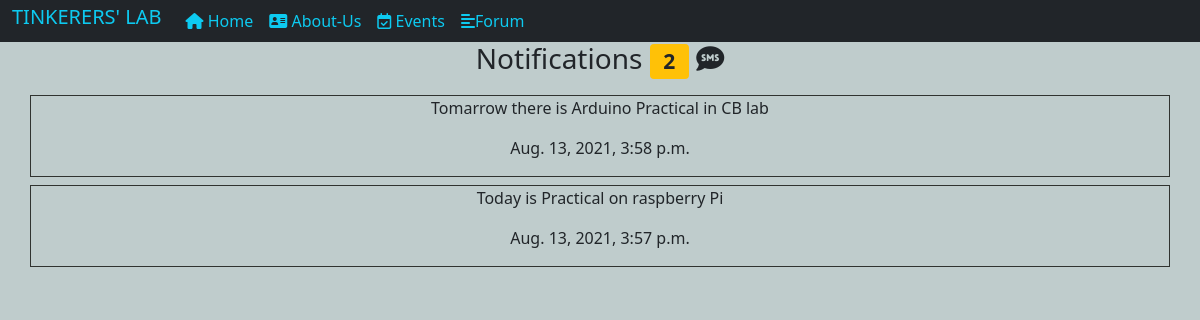
Screenshot of /notify/ with the database file from the repository.
### home/models.py (models this page shows, shortened)
class Notification(models.Model):
    title=models.CharField(max_length=100)
    date=models.DateTimeField()

### home/views.py (the view)
# urls.py: path("notify/",views.notify, name="notify"),
def notify(request):
    notifications=Notification.objects.all().order_by('id').reverse()
    return render(request,"noti.html",{"notifications":notifications})

### templates/noti.html (shortened to what this page needs)
{% load humanize %}
{% load extra %}
{% load static %}
<!doctype html>
<html lang="en">
  <head>
    <link href="https://cdn.jsdelivr.net/npm/bootstrap@5.1.0/dist/css/bootstrap.min.css" rel="stylesheet">
  </head>
  <body style="background-color: rgb(191, 204, 204);">
    <nav class="navbar navbar-expand-lg navbar-dark bg-dark py-0">
      <div class="container-fluid">
        <a class="navbar-brand text-info" href="/"><h5>  TINKERERS' LAB</h5> </a>
        <div class="collapse navbar-collapse" id="navbarSupportedContent">
          <ul class="navbar-nav me-auto mb-2 mb-lg-0">
            {% if request.user.is_authenticated %}
            <li class="nav-item  ">
              <a class="nav-link active text-info " aria-current="page" href="/"> <i class="fas fa-home"></i> Home</a>
            </li>
            <li class="nav-item">
              <a class="nav-link text-info" href="/about-us/"><i class="fas fa-address-card"></i> About-Us</a>
            </li>
            <li class="nav-item">
              <a class="nav-link text-info" href="/events/"><i class="far fa-calendar-check"></i> Events</a>
            </li>
            <li class="nav-item">
              <a class="nav-link text-info" href="/forum/"><i class="fas fa-align-left"></i>Forum</a>
            </li>
            <li class="nav-item">
              <a class="nav-link text-info" href="/profile/"><i class="far fa-id-badge"></i>Profile</a>
            </li>
            {% else %}
            <li class="nav-item  ">
              <a class="nav-link active text-info " aria-current="page" href="/"> <i class="fas fa-home"></i> Home</a>
            </li>
            <li class="nav-item">
              <a class="nav-link text-info" href="/about-us/"><i class="fas fa-address-card"></i> About-Us</a>
            </li>
            <li class="nav-item">
              <a class="nav-link text-info" href="/events/"><i class="far fa-calendar-check"></i> Events</a>
            </li>
            <li class="nav-item">
              <a class="nav-link text-info" href="/forum/"><i class="fas fa-align-left"></i>Forum</a>
            </li>
            {% endif %}
          </ul>
        </div>
      </div>
    </nav>
    <div class="container">
        <div class="row text-center">
            <h3>Notifications <span class="badge bg-warning text-dark">{{notifications.count}}</span>&nbsp;<i class="fas fa-sms"></i> </h3>
            {% for noti in notifications  %}
              <div style="border: 1px solid rgb(48, 51, 48);" class="col-12 mt-2">
                <p>{{noti.title}}</p>
                <p>{{noti.date}}</p>
              </div>
            {% endfor %}
        </div>
    </div>
  </body>
</html>

### rows the page displays
Notification: title "Tomarrow there is Arduino Practical in CB lab", date "Aug. 13, 2021, 3:58 p.m."
Notification: title "Today is Practical on raspberry Pi", date "Aug. 13, 2021, 3:57 p.m."

### other values shown
{{ notifications.count }} "2"
